Frame 1 (no input): blank canvas, image omitted
Frame 60 (the mouse pressed at the canvas centre just before this capture): blank canvas, image omitted
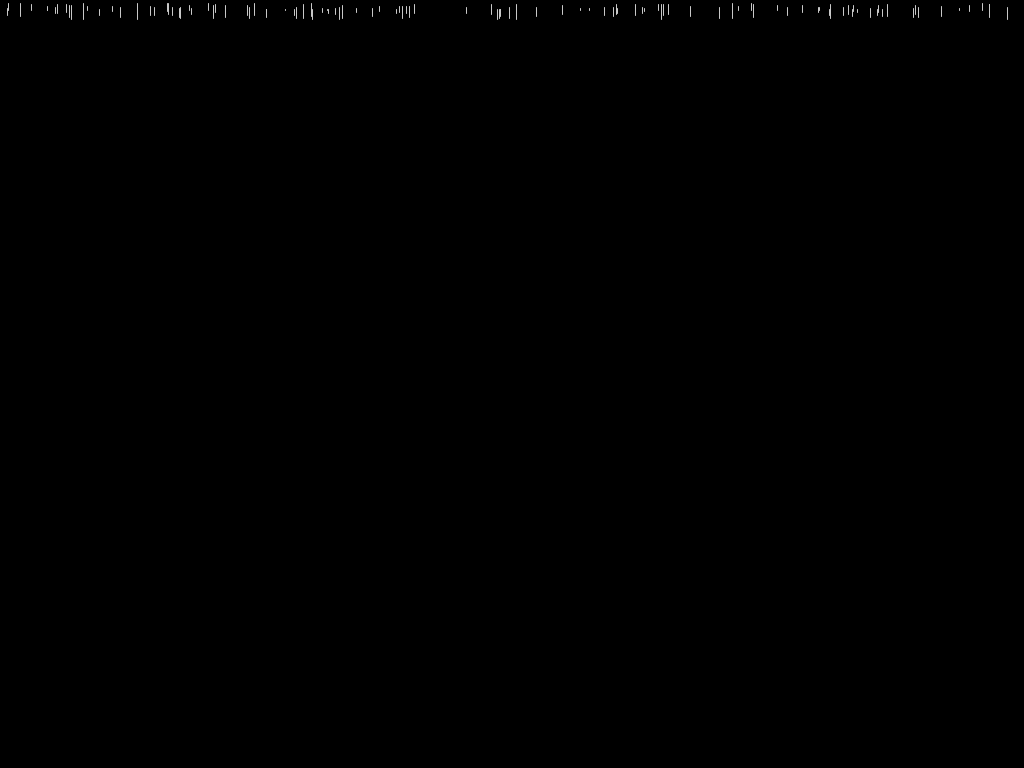
Frame 120 (the mouse held since frame 60 and released just before this capture)

The Processing sketch whose frames 1 and 60 were blank and that drew this single picture after the mouse press (run headless with seeded random() and noise(); from frame 60 on, the mouse is pressed at the canvas centre):

// Processing sketch: rain
// ── rain.pde
void setup() {
  size(1024, 768);
  background(0);
  

}

class Raindrop {
  float size;
  float xpos;
  float ypos;
  float yspeed;


Raindrop(float tempSize, float tempXpos, float tempYpos, float tempYspeed) {
  size = tempSize;
  xpos = tempXpos;
  ypos = tempYpos;
  yspeed = tempYspeed;

}
  
void display() {
    stroke(200);
    line(xpos, ypos, xpos, size);
    //rect(xpos,ypos,1,size);
    
  }
  
void pour() {
  ypos = ypos + yspeed;
  
}

}


void draw() {
  
  float randSize = random(10, 20);
  float randXpos = random(0, 1024);
  float randYspeed = random(3, 10);

  // background(0);
  Raindrop drop1 = new Raindrop(randSize,randXpos,0,randYspeed);
  drop1.pour();
  drop1.display();

  
  
}
